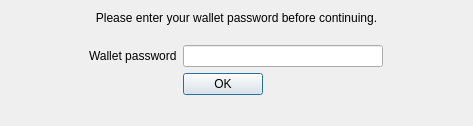
<?xml version="1.0" encoding="UTF-8"?>
<ui version="4.0">
 <class>Dialog</class>
 <widget class="QDialog" name="Dialog">
  <property name="geometry">
   <rect>
    <x>0</x>
    <y>0</y>
    <width>473</width>
    <height>126</height>
   </rect>
  </property>
  <property name="sizePolicy">
   <sizepolicy hsizetype="Preferred" vsizetype="Preferred">
    <horstretch>0</horstretch>
    <verstretch>0</verstretch>
   </sizepolicy>
  </property>
  <property name="windowTitle">
   <string>Dexas-Bot - Unlock wallet</string>
  </property>
  <property name="modal">
   <bool>true</bool>
  </property>
  <layout class="QVBoxLayout" name="verticalLayout">
   <item>
    <widget class="QLabel" name="helper_text">
     <property name="sizePolicy">
      <sizepolicy hsizetype="Ignored" vsizetype="Maximum">
       <horstretch>0</horstretch>
       <verstretch>0</verstretch>
      </sizepolicy>
     </property>
     <property name="text">
      <string>Please enter your wallet password before continuing.</string>
     </property>
     <property name="alignment">
      <set>Qt::AlignCenter</set>
     </property>
    </widget>
   </item>
   <item>
    <widget class="QWidget" name="widget" native="true">
     <property name="sizePolicy">
      <sizepolicy hsizetype="Preferred" vsizetype="Fixed">
       <horstretch>0</horstretch>
       <verstretch>0</verstretch>
      </sizepolicy>
     </property>
     <property name="maximumSize">
      <size>
       <width>16777215</width>
       <height>126</height>
      </size>
     </property>
     <layout class="QHBoxLayout" name="horizontalLayout_3">
      <property name="topMargin">
       <number>5</number>
      </property>
      <property name="bottomMargin">
       <number>5</number>
      </property>
      <item>
       <widget class="QWidget" name="form_wrap" native="true">
        <property name="sizePolicy">
         <sizepolicy hsizetype="Maximum" vsizetype="Expanding">
          <horstretch>0</horstretch>
          <verstretch>0</verstretch>
         </sizepolicy>
        </property>
        <layout class="QFormLayout" name="formLayout">
         <property name="labelAlignment">
          <set>Qt::AlignCenter</set>
         </property>
         <property name="formAlignment">
          <set>Qt::AlignHCenter|Qt::AlignTop</set>
         </property>
         <property name="bottomMargin">
          <number>0</number>
         </property>
         <item row="0" column="0">
          <widget class="QLabel" name="password_label">
           <property name="text">
            <string>Wallet password</string>
           </property>
           <property name="buddy">
            <cstring>password_input</cstring>
           </property>
          </widget>
         </item>
         <item row="0" column="1">
          <widget class="QLineEdit" name="password_input">
           <property name="minimumSize">
            <size>
             <width>200</width>
             <height>0</height>
            </size>
           </property>
           <property name="echoMode">
            <enum>QLineEdit::Password</enum>
           </property>
          </widget>
         </item>
         <item row="2" column="1">
          <widget class="QPushButton" name="ok_button">
           <property name="sizePolicy">
            <sizepolicy hsizetype="Fixed" vsizetype="Fixed">
             <horstretch>0</horstretch>
             <verstretch>0</verstretch>
            </sizepolicy>
           </property>
           <property name="cursor">
            <cursorShape>PointingHandCursor</cursorShape>
           </property>
           <property name="text">
            <string>OK</string>
           </property>
          </widget>
         </item>
        </layout>
       </widget>
      </item>
     </layout>
    </widget>
   </item>
  </layout>
 </widget>
 <resources/>
 <connections/>
</ui>
